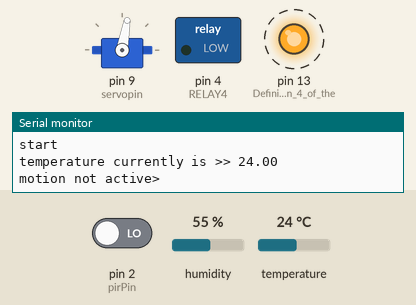
Simulated run of this sketch. Board: Arduino Uno, built with avr-gcc and run on an emulated ATmega328P. On the bench: servo, switched loads named in the sketch (green lamp = pin HIGH), output pins drawn as LEDs (lit = HIGH), the last lines printed to the serial monitor. Dashed ring = blinking. The inputs (shaded band) are chosen by the test bench; at power-on: pin 2 (pirPin) LOW, temperature 24 °C, humidity 55 %.

Above: at 2.2 s.
2.3 s: pin 2 (pirPin) driven HIGH
At 4.9 s:
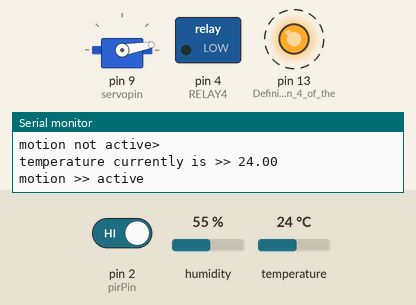
5.8 s: temperature set to 22.6 °C
At 8.4 s:
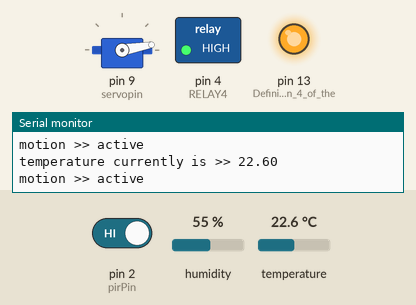
8.7 s: temperature set to 28 °C
At 10.0 s:
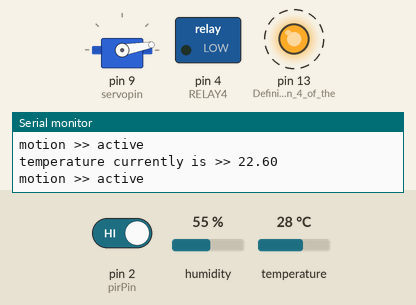
12.8 s: pin 2 (pirPin) driven LOW
At 14.1 s:
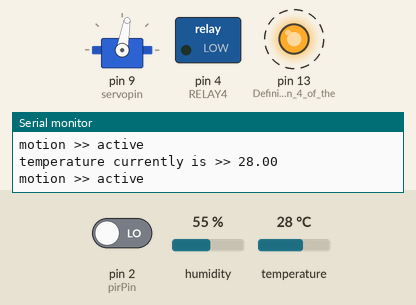
Timing chart, 0 to 18.9 s (numbered marks = the images above; inputs shaded):
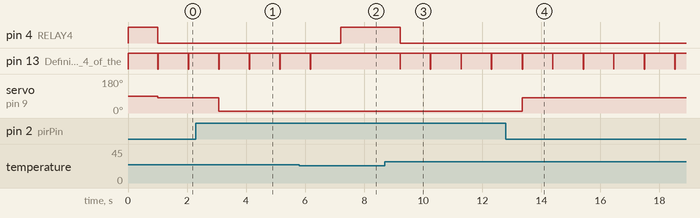

Measured:
- the behaviour switches between 23.1 and 23 °C on temperature (found by bisection; images 1 and 2)
- after the input at 2.3 s, servo on pin 9 (servopin): 80° → 10° after 0.77 s
- after the input at 5.8 s, pin 4 (RELAY4): LOW → HIGH after 1.4 s; pin 13 (Defining_the_pin_4_of_the): goes on until 6.2 s, then stays HIGH
- after the input at 8.7 s, pin 4 (RELAY4): HIGH → LOW after 0.51 s; pin 13 (Defining_the_pin_4_of_the): alternates HIGH for 1.0 s and LOW for 0.02 s, starting after 0.51 s
- after the input at 12.8 s, servo on pin 9 (servopin): 10° → 80° after 0.55 s
- by itself, pin 13 (Defining_the_pin_4_of_the): alternates HIGH for 1.0 s and LOW for 0.02 s

The sketch:

smart_cooler.ino
```cpp
#include <Servo.h>
#include <DHT.h>
#include <DHT_U.h>

#define dhtpin 7
#define dhttype DHT22
#define RELAY4 4 //Defining the pin 4 of the Arduino for the 4 relay module

DHT dht(dhtpin, dhttype);
Servo myservo; // create servo object to control a servo

#define servopin 9

int pos = 0; // variable to store the servo position
int ledPin = 13;
int pirPin = 2;
int pirStat = 0;
int pir = 0;
int checker = 0;

void setup()
{
  myservo.attach(servopin);
  // attaches the servo on pin 9 to the servo object
  pinMode(pirPin, INPUT);

  dht.begin();
  pinMode(RELAY4, OUTPUT); //Defining the pin 4 of the Arduino as output
  pinMode(13, OUTPUT);     //Defining the pin 4 of the Arduino as output
  digitalWrite(13, HIGH);
  digitalWrite(RELAY4, HIGH);
  Serial.begin(9600);
  Serial.println("start");
  delay(1000);
}

void loop()
{

  float tempc = dht.readTemperature();
  pirStat = digitalRead(pirPin);

  if (tempc > 23)
  {
    digitalWrite(RELAY4, LOW);

    if (pirStat == HIGH )
    {
      myservo.write(10);
      digitalWrite(13, LOW);
      delay(15);
      digitalWrite(13, HIGH);
      delay(15);

      checker = 0;
    }
    else if (pirStat == LOW )
    {
      myservo.write(80);
      digitalWrite(13, LOW);
      delay(15);
      digitalWrite(13, HIGH);
      delay(15);

      checker = 1;
    }
  }
  else
  {
    digitalWrite(RELAY4, HIGH);
  }

  delay(1000);

  Serial.print("temperature currently is >> ");
  Serial.println(tempc);
  if (pirStat == HIGH)
    Serial.println("motion >> active");
  else if (pirStat == LOW)
    Serial.println("motion not active> ");
    Serial.println();

}
```
